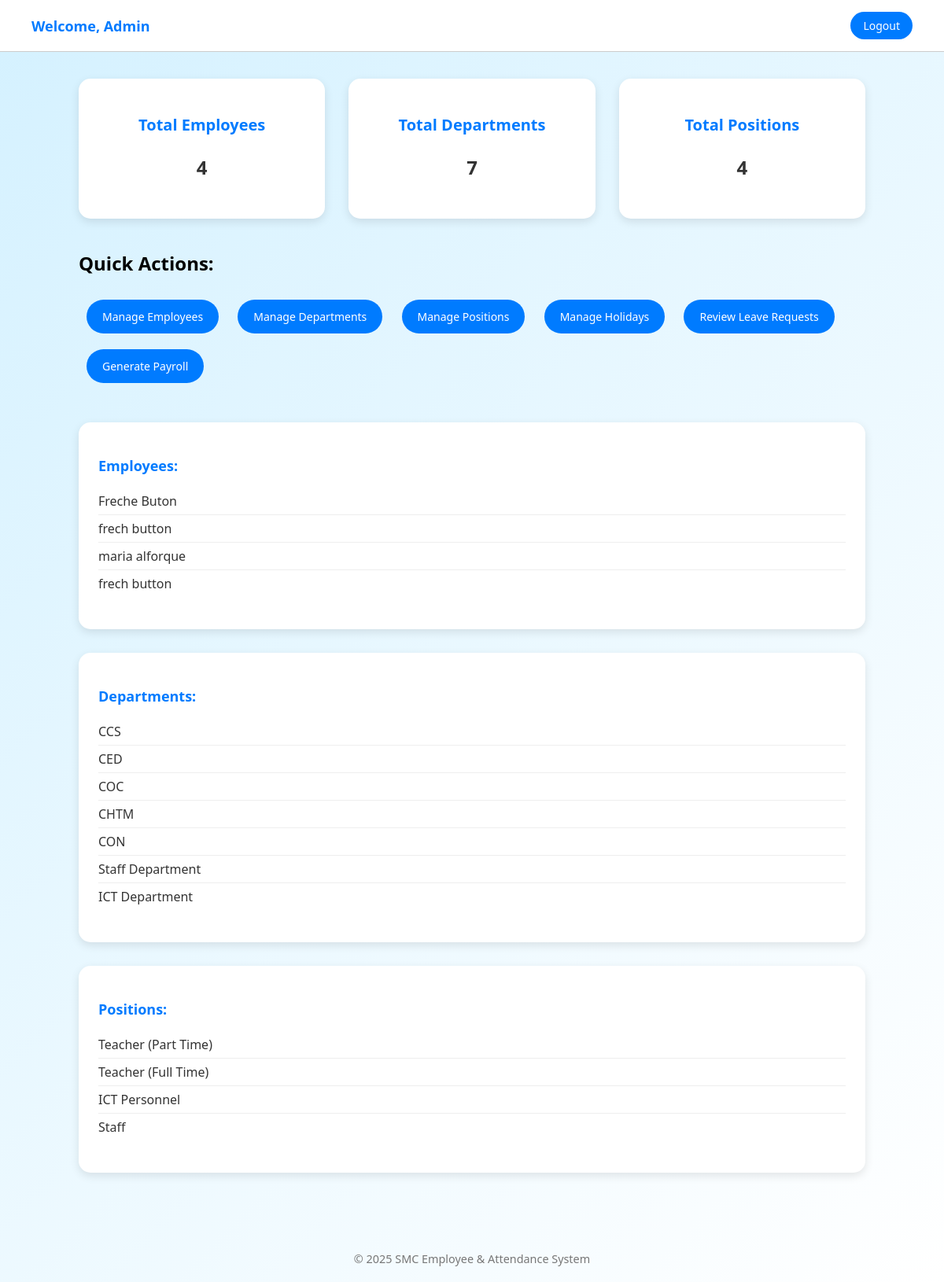
/admin_dashboard/, run on the app's committed database.
### attendance/models.py (models this page shows, shortened)
class Employee(models.Model):
    user = models.OneToOneField(User, on_delete=models.CASCADE)
    first_name = models.CharField(max_length=50)
    last_name = models.CharField(max_length=50)
    age = models.IntegerField()
    position = models.ForeignKey(Position, on_delete=models.SET_NULL, null=True, related_name='employees')

class Department(models.Model):
    department_name = models.CharField(max_length=100)

class Position(models.Model):
    name = models.CharField(max_length=100, unique=True)

### attendance/views.py (the view)
# urls.py: path('admin_dashboard/', admin_dashboard, name='admin_dashboard'),
def admin_dashboard(request):
    employees = Employee.objects.all()
    departments = Department.objects.all()
    positions = Position.objects.all()
    context = {
        'employees': employees,
        'departments': departments,
        'positions': positions,
    }
    return render(request, 'attendance/admin_dashboard.html', context)

### attendance/templates/attendance/admin_dashboard.html (shortened to what this page needs)
<!DOCTYPE html>
<html lang="en">
<head>
</head>
<body>
<div class="navbar">
    <div>Welcome, Admin</div>
    <a href="{% url 'logout' %}" class="logout-btn">Logout</a>
</div>
<div class="content">
    <div class="stats">
        <div class="stat-card">
            <h3>Total Employees</h3>
            <p>{{ employees.count }}</p>
        </div>
        <div class="stat-card">
            <h3>Total Departments</h3>
            <p>{{ departments.count }}</p>
        </div>
        <div class="stat-card">
            <h3>Total Positions</h3>
            <p>{{ positions.count }}</p>
        </div>
    </div>
    <div class="quick-actions">
        <h2>Quick Actions:</h2>
        <a href="{% url 'employee_list' %}">Manage Employees</a>
        <a href="{% url 'department_list' %}">Manage Departments</a>
        <a href="{% url 'position_list' %}">Manage Positions</a>
        <a href="{% url 'holiday_list' %}">Manage Holidays</a>
        <a href="{% url 'leave_list' %}">Review Leave Requests</a>
        <a href="{% url 'generate_payroll' %}">Generate Payroll</a>
    </div>
    <div class="overview-section">
        <h3>Employees:</h3>
        <ul>
            {% for employee in employees %}
                <li>{{ employee.first_name }} {{ employee.last_name }}</li>
            {% empty %}
                <li>No employees found.</li>
            {% endfor %}
        </ul>
    </div>
    <div class="overview-section">
        <h3>Departments:</h3>
        <ul>
            {% for department in departments %}
                <li>{{ department.department_name }}</li>
            {% empty %}
                <li>No departments found.</li>
            {% endfor %}
        </ul>
    </div>
    <div class="overview-section">
        <h3>Positions:</h3>
        <ul>
            {% for position in positions %}
                <li>{{ position.name }}</li>
            {% empty %}
                <li>No positions found.</li>
            {% endfor %}
        </ul>
    </div>
</div>
<footer>
    <p>&copy; 2025 SMC Employee & Attendance System</p>
</footer>
</body>
</html>

### attendance/templates/attendance/admin_dashboard.html (style rules this page uses)
body { background: linear-gradient(135deg, #d4f1ff, #ffffff); font-family: 'Segoe UI', Tahoma, Geneva, Verdana, sans-serif; margin: 0; padding: 0; color: #333; }
.navbar { background-color: #ffffff; padding: 15px 40px; border-bottom: 1px solid #cccccc; display: flex; justify-content: space-between; align-items: center; position: fixed; top: 0; left: 0; right: 0; z-index: 1000; }
.navbar div { font-size: 18px; font-weight: bold; color: #007BFF; }
.logout-btn { background-color: #007BFF; color: white; padding: 8px 16px; border: none; border-radius: 20px; text-decoration: none; font-size: 14px; transition: background-color 0.3s ease; }
.content { padding: 100px 30px 30px 30px; max-width: 1000px; margin: 0 auto; }
.stats { display: grid; grid-template-columns: repeat(auto-fit, minmax(200px, 1fr)); gap: 30px; margin-bottom: 40px; }
.stat-card { background: white; padding: 25px; border-radius: 15px; box-shadow: 0 4px 12px rgba(0,0,0,0.1); text-align: center; }
.stat-card h3 { color: #007BFF; margin-bottom: 10px; font-size: 20px; }
.stat-card p { font-size: 24px; color: #333; font-weight: bold; }
.quick-actions { margin-bottom: 40px; }
.quick-actions h2 { margin-bottom: 20px; color: black; }
.quick-actions a { display: inline-block; margin: 10px; padding: 12px 20px; background-color: #007BFF; color: white; border-radius: 30px; text-decoration: none; font-size: 14px; transition: background-color 0.3s ease; }
.overview-section { background: white; padding: 25px; border-radius: 15px; box-shadow: 0 4px 12px rgba(0,0,0,0.1); margin-bottom: 30px; }
.overview-section h3 { color: #007BFF; margin-bottom: 15px; font-size: 18px; }
.overview-section ul { list-style: none; padding-left: 0; }
.overview-section ul li { padding: 6px 0; border-bottom: 1px solid #eee; }
.overview-section ul li:last-child { border-bottom: none; }
footer { text-align: center; font-size: 0.9em; color: #777; margin: 40px 0 20px; }

### data on the page
Employee: first_name "Freche", last_name "Buton"
Employee: first_name "frech", last_name "button"
Employee: first_name "maria", last_name "alforque"
Employee: first_name "frech", last_name "button"
Department: department_name "CCS"
Department: department_name "CED"
Department: department_name "COC"
Department: department_name "CHTM"
Department: department_name "CON"
Department: department_name "Staff Department"
Department: department_name "ICT Department"
Position: name "Teacher (Part Time)"
Position: name "Teacher (Full Time)"
Position: name "ICT Personnel"
Position: name "Staff"

### other printed values
{{ employees.count }} "4"
{{ departments.count }} "7"
{{ positions.count }} "4"
